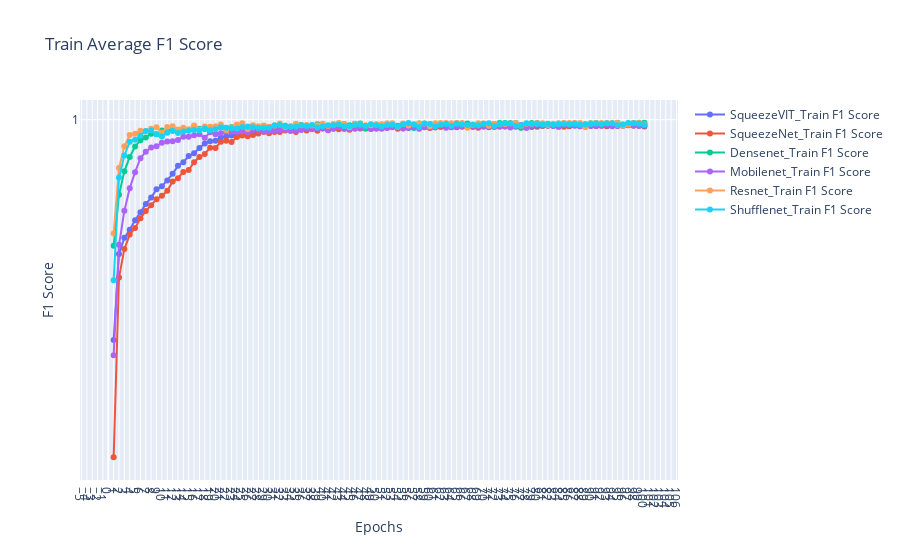

Notebook cell for this chart:
### Code cell
fig = go.Figure()
for exps in train_f1score_data.keys():
    # plt.plot(epochs, loss_data[exps][0], label=exps + 'Train Loss', marker='o')
    # plt.plot(epochs, loss_data[exps][1], label=exps + 'Validation Loss', marker='o')
    # fig.add_trace(go.Scatter(x=epochs, y=auroc_data[exps][0], mode='lines+markers', name=exps + '_Train Loss'))
    fig.add_trace(go.Scatter(x=epochs, y=train_f1score_data[exps], mode='lines+markers', name=exps + '_Train F1 Score'))
# fig.add_trace(go.Scatter(x=epochs, y=train_loss, mode='lines+markers', name='Train Loss'))
# fig.add_trace(go.Scatter(x=epochs, y=val_loss, mode='lines+markers', name='Validation Loss'))

fig.update_layout(
    title='Train Average F1 Score',
    xaxis_title='Epochs',
    yaxis_title='F1 Score',
    xaxis=dict(tickmode='linear'),
    yaxis=dict(tickmode='linear'),
    # legend=dict(x=0, y=1),
    # grid=dict(),
)

fig.show()
